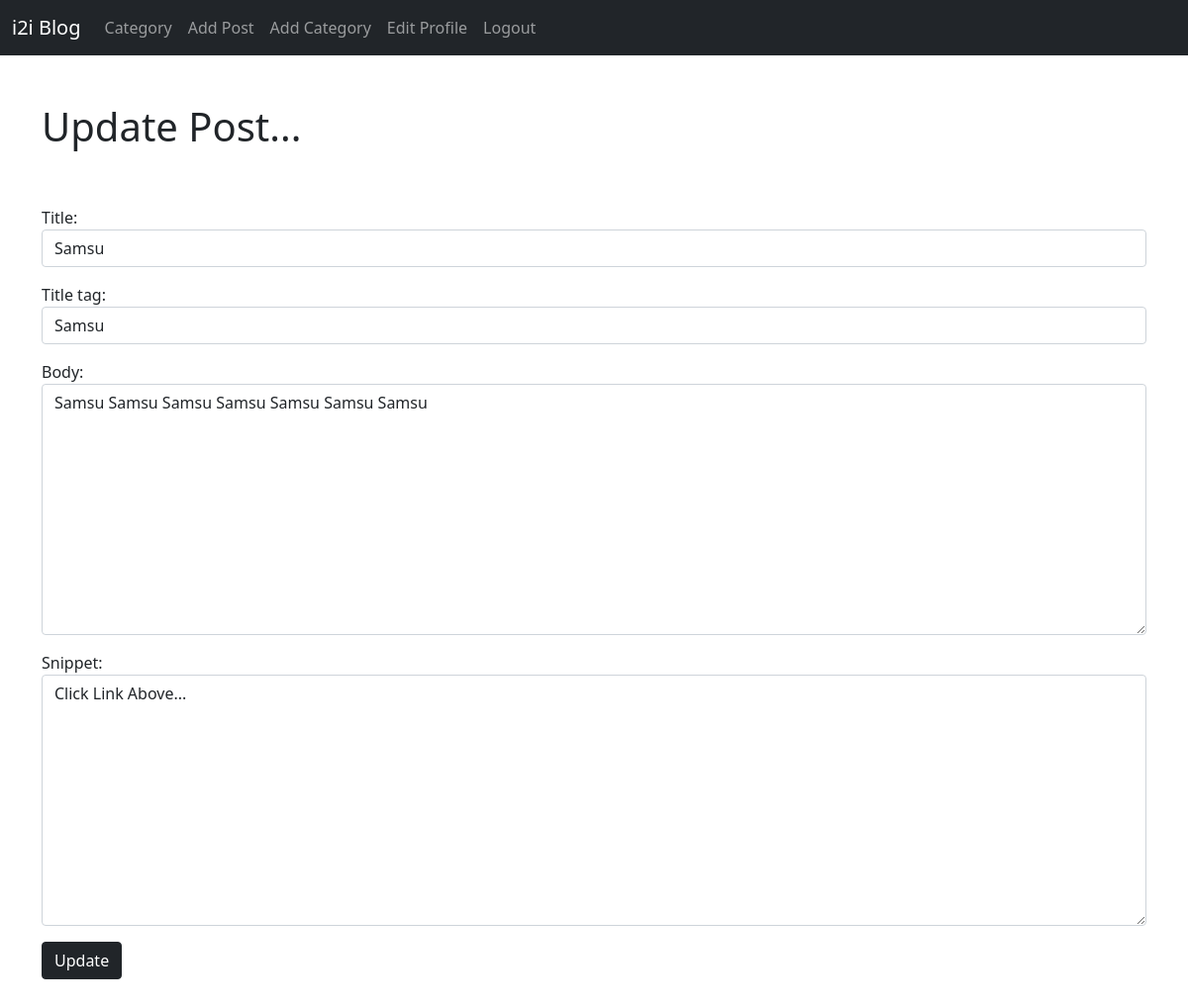
The app's page /article/edit/13 (signed in) with its own data.
### theblog/models.py (models this page shows, shortened)
class Post(models.Model):
    title = models.CharField(max_length=255)
    title_tag = models.CharField(max_length=255)
    author = models.ForeignKey(User, on_delete=models.CASCADE)
    body = RichTextField(blank=True, null=True)
    post_date = models.DateField(auto_now_add=True)
    category = models.CharField(max_length=255, default='coding')
    snippet = models.CharField(max_length=255)
    likes = models.ManyToManyField(User, related_name='blog_posts')

### theblog/views.py (the view)
# urls.py: path("article/edit/<int:pk>", UpdatePostView.as_view(), name="update_post"),
class UpdatePostView(UpdateView):
    model = Post
    form_class = EditForm
    template_name = "update_post.html"

### theblog/forms.py
class EditForm(forms.ModelForm):
    class Meta:
        model = Post
        fields = ("title", "title_tag", "body", "snippet")
        widgets = {
            "title": forms.TextInput(
                attrs={"class": "form-control", "placeholder": "Enter Title"}
            ),
            "title_tag": forms.TextInput(attrs={"class": "form-control"}),
            "body": forms.Textarea(attrs={"class": "form-control"}),
            "snippet": forms.Textarea(attrs={"class": "form-control"}),
        }

### theblog/templates/update_post.html (shortened to what this page needs)
<!DOCTYPE html>
<html lang="en">
  <head>
    {% extends 'base.html' %}
    {% block content %} <br />
    {% if user.is_authenticated %}
      {% if user.id == post.author.id %}
        <h1>Update Post...</h1>
        <br /><br />
        <div class="form-group">
          <form method="POST">
            {% csrf_token %} {{ form.media }} {{ form.as_p }}
            <button class="btn btn-dark">Update</button>
          </form>
        </div>
      {% else %}
        You are not authorized to view this page.
      {% endif %}<br />
    {% else %} You are not authorized to view this page. {% endif %}<br />
    {% endblock%}

### records on screen
Post: title "Samsu", title_tag "Samsu", body "Samsu Samsu Samsu Samsu Samsu Samsu Samsu", snippet "Click Link Above..."
